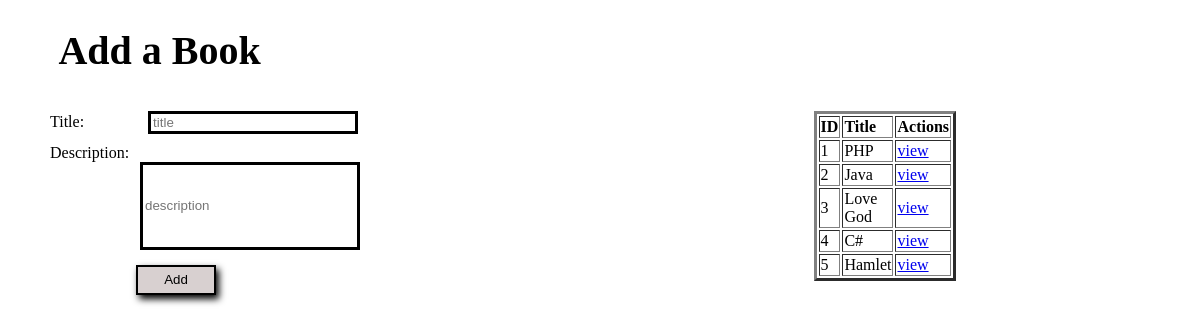
Before: / with the older database file.
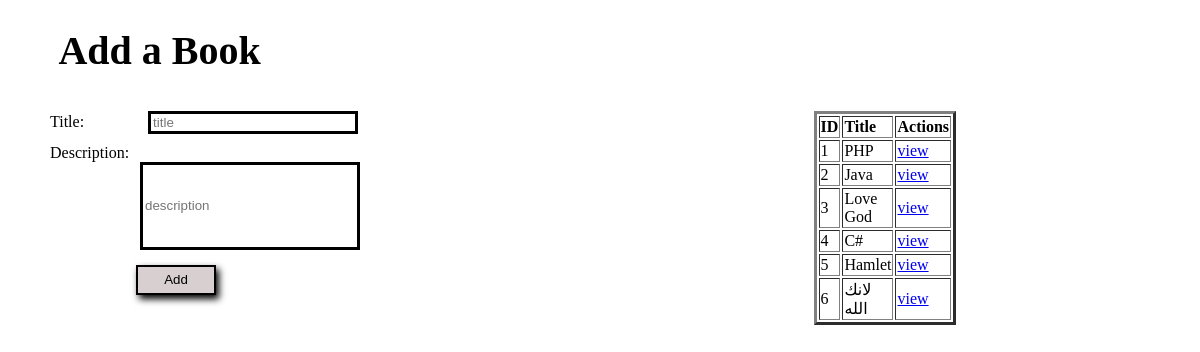
After: the same page with the newer database file.
### app_authorandBooks/models.py (models this page shows)
class Book(models.Model):
    title = models.CharField(max_length=255)
    description = models.TextField(default="old book")
    created_at = models.DateTimeField(auto_now_add=True)
    updated_at = models.DateTimeField(auto_now=True)

### app_authorandBooks/views.py (the view)
def index (request): #get data to fill what we need after
    Books= Book.objects.all() #gets all the records in the table
    context ={
            'Books':Books}
    return render (request,'index.html',context)

### app_authorandBooks/templates/index.html (shortened to what this page needs)
<!DOCTYPE html>
<html lang="en">
<head>
    {% load static %}
    <link rel="stylesheet" href="{% static 'css/Style.css' %}">
</head>
<body>
    <div>
        <h1>Add a Book</h1>
        <div class="cont_1">
            <form  action="/add_book" method="POST">
                <div>
                    <label name="title">Title:</label>
                    <input type="text" name="title" placeholder="title" required>
                </div>
                <div><label  name="description">Description:</label>
                    <input class="text"  type="text" name="description" placeholder="description" required>
                </div>
                <button class="btnSubmit" type="submit">Add </button>
            </form>
            <div class="table">
                <table border="3">
                    <tr>
                        <th>ID</th>
                        <th>Title</th>
                        <th>Actions</th>
                    </tr>
                    {% for book in Books %}
                    <tr>
                        <td>{{book.id}}</td>
                        <td>{{book.title}}</td>
                        <td><a href="{% url 'book_detail' book.id %}">view</a></td>
                    </tr>
                    {% endfor %}
                </table>
            </div>
        </div>
    </div>
</body>
</html>

Changed rows visible on the page:
added Book: id "6", title "لانك الله"
